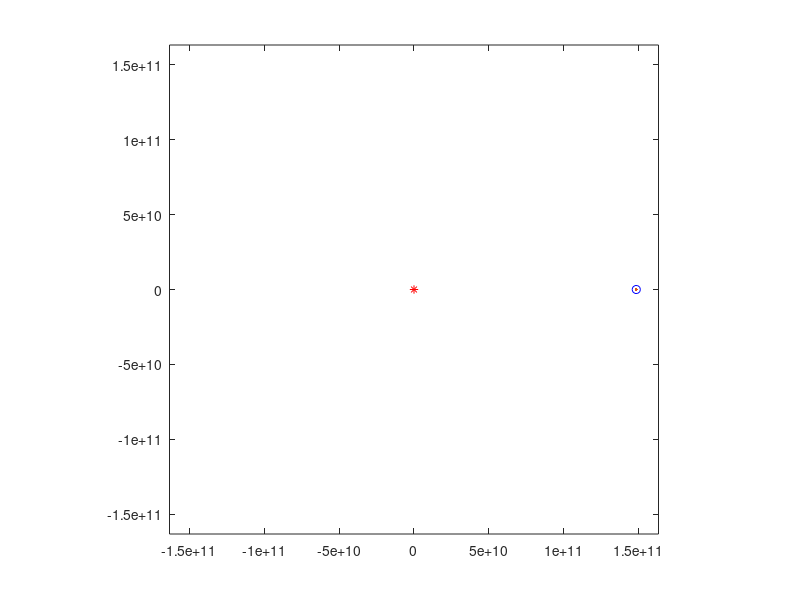

Reproduce this figure in MATLAB. (Note: this script raises an error after producing the figure.)
G=6.6743e-11;
R=6.371e6;
m_jupiter=1.898e27;
des=1.4827e11;
tmax=365.25*24*60*60*2;
clockmax=1000;
dt=tmax/clockmax;
xsave = zeros(1,clockmax);
ysave = zeros(1,clockmax);
tsave = zeros(1,clockmax);
x=des; % distance from Jupiter to Earth
y=0; % Earth and Jupiter are assumed to be in the same plane
r=sqrt(x^2+y^2);
u=-0.7*sqrt(G*m_jupiter/r); % velocity towards Jupiter
v=sqrt(G*m_jupiter/r); % perpendicular velocity for an orbit
center = [0 0];

radius = des/2;
numPoints = 10000;
theta = linspace(0, 2*pi, numPoints);
Cx = center(1) + radius*cos(theta);
Cy = center(2) + radius*sin(theta);

plot(0,0,'r*');
hold on;
plot(Cx, Cy);
hold on;
hp=plot(x,y,'bo'); %Plot the blue colored circle markers
htrail=plot(x,y);
axis(1.1*[-des,des,-des,des]);
axis equal;
axis manual;

for clock=1:clockmax
    t=clock*dt;
    r=sqrt(x^2+y^2);

    u=u-dt*G*m_jupiter*x/r^3;
    v=v-dt*G*m_jupiter*y/r^3;
    x=x+dt*u;
    y=y+dt*v;

    tsave(clock)=t;
    xsave(clock)=x;
    ysave(clock)=y;

    if(mod(clock,10)==0)&&(r>des/3)
        hp.XData = x;
        hp.YData = y;
        htrail.XData=xsave(1:clock);
        htrail.YData=ysave(1:clock);
        drawnow;
    end %end if
end

plot(0,0,'r*',xsave,ysave)
axis equal
